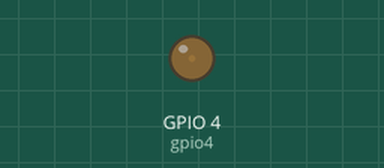
This sketch was run on a simulated ESP32. On the bench: output pins drawn as LEDs (lit = HIGH).

Above: at 0.05 s.
At 0.95 s:
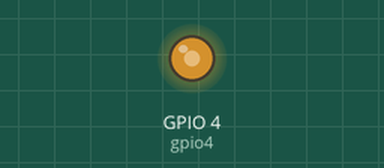
At 1.35 s:
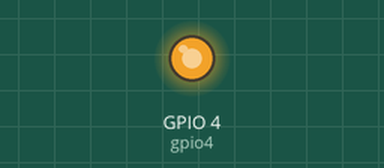
At 2.7 s:
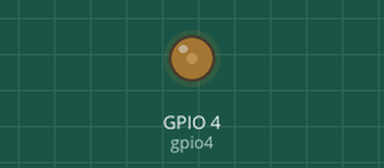
Timing chart, 0 to 7.0 s (numbered marks = the images above):
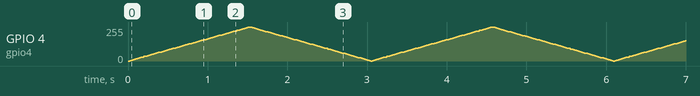

The sketch:

sketch_jul13b.ino
```cpp
/* 每秒钟固定调整占空比50次。T为呼吸周期，光从灭到最亮经过半个周期T/2。
   半个周期进行 50*T/2 调整占空比
   count表示占空比为100%时等分的格子
   step为每次调整时要加上的增量  step = count / (50 * T/2) = 2 * count / (50 * T)
*/

int gpio4 = 4;
int ch1 = 1; //ledc通道号
int duty = 0; //目前信号的占空比
int count = 0; //100%占空比时的格子
int step = 0; //占空比步进值(增量)
int breathTime = 3; //呼周期，单位s

void setup() {
  ledcSetup(ch1, 1000, 12); //建立ledc通道
  count = pow(2, 12); //计算占空比为100%时共几份
  step = 2 * count / (50 * breathTime); //计算一次增加多少格子
  ledcAttachPin(gpio4, ch1); //绑定 ch1 和 GPIO4
}

void loop() {
  ledcWrite(ch1, duty);
  duty += step;
  if (duty > count)
  {
    duty = count;
    step = -step; //step变为负数，duty递减
  }
  else if (duty < 0)
  {
    duty = 0;
    step = -step; //step变为正数数，duty递增
  }
  delay(20); //阻塞
}
```
